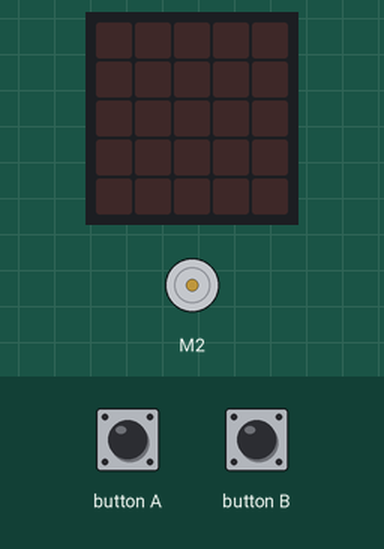
Simulated run of this program. Board: BBC micro:bit (MakeCode). On the bench: the board's 5×5 LED display, DC motor (green arrow = forward, orange = backward, longer = faster). Inputs (shaded band) come from the test bench.

Above: at 1.2 s.
1.3 s: button A pressed for 0.15 s
At 2.4 s:
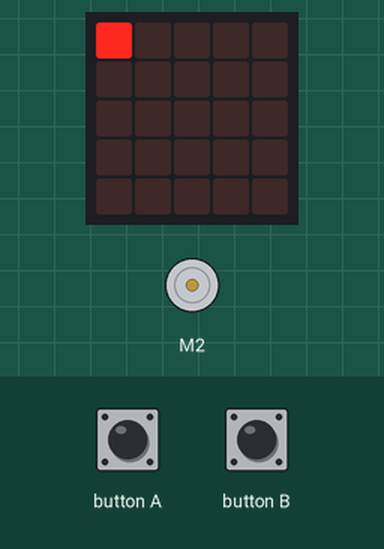
2.9 s: button B pressed for 0.15 s
At 3.6 s:
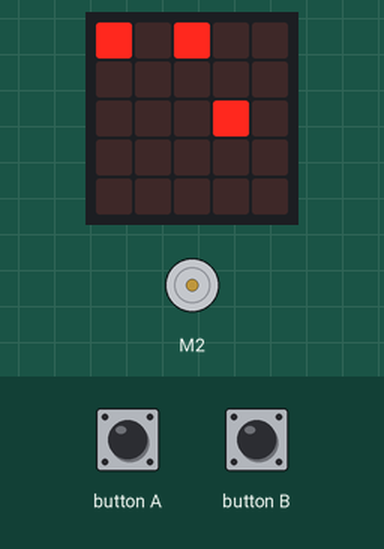
Timing chart, 0 to 5.9 s (numbered marks = the images above; inputs shaded):
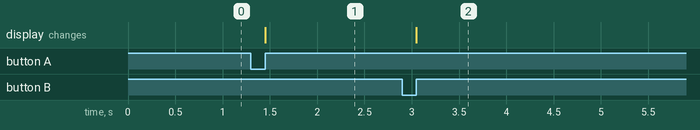

Measured:
- after the input at 1.3 s, the display: changes after 0.15 s (image 1)
- after the input at 2.9 s, the display: changes after 0.15 s (image 2)

The program:

main.ts
```typescript
input.onButtonPressed(Button.A, function () {
    led.plot(0, 0)
    kitronik_motor_driver.motorOff(kitronik_motor_driver.Motors.Motor2)
    led.setBrightness(input.runningTime())
    for (let index = 0; index <= 4; index++) {

    }
    if (led.point(0, 0)) {

    }
})
function 传送带复位 () {
    kitronik_motor_driver.motorOff(kitronik_motor_driver.Motors.Motor1)
}
input.onButtonPressed(Button.B, function () {
    basic.showLeds(`
        # . # . .
        . . . . .
        . . . # .
        . . . . .
        . . . . .
        `)
})
```

test.ts
```typescript
// 在此处测试；当此软件包作为插件使用时，将不会编译此软件包。
```
